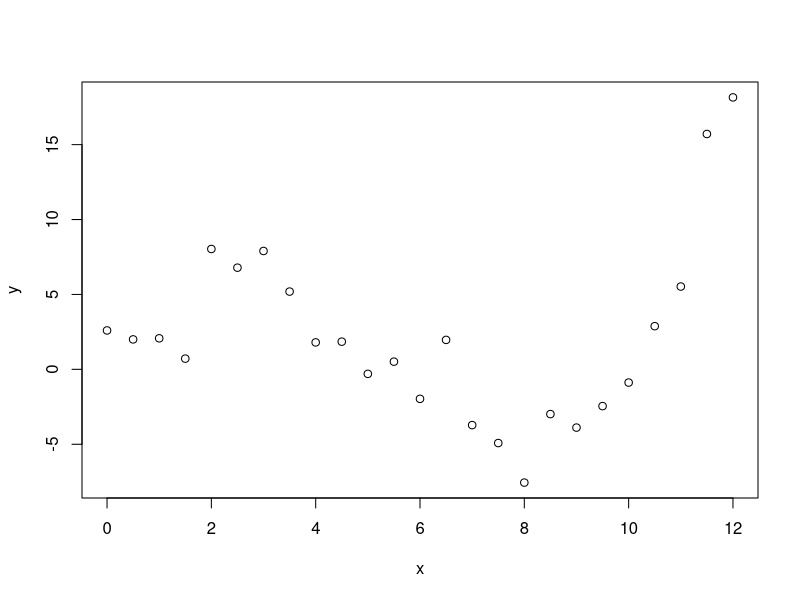

Source code (R): (Note: this script raises an error after producing the figure.)
library(dplyr)
library(tidyr)
set.seed(12604)

# This part of the lab will illustrate a problem with over-fitting
# models: over-fit models tend to perform worse on novel data.

# To illustrate, let's take a look at a simple statistical model.

# I'm going to start by defining a function that takes an
# observation, x, and generates data y.
# The data follow a cubic polynomial function (i.e., a curvy line.)

data.generating.process <- function(x) {
  b.0 <- 0
  b.1 <- 7
  b.2 <- -2
  b.3 <- 0.13
  y <- b.0 + b.1*x + b.2*x^2 + b.3*x^3
  return(y)
}

# Now I'll create a set of values, x, and use the
# data generating process with some random noise
# to create a simulated data set.

simulated.data <- data.frame(x = seq(0,12,0.5)) %>%
  mutate(y = data.generating.process(x) + rnorm(n(), 0, 3))

# Let's generate a plot of the data.

plot(y ~ x, data=simulated.data)

# We can add the true data generating process (minus noise)
# to this plot to visualize the how the noise affected
# the data

simulated.data <- simulated.data %>%
  mutate(y.true = data.generating.process(x))

points(y.true ~ x, data=data, col="red", type="l")

# This fit looks pretty good, but that's because we're generating
# the data from this exact model! 

## PREDICTION FUNCTIONS ########

# Let's start by generalizing what I've done above to a few different models.
# We want to be able to pass in a set of parameters and some data, and get
# the model's predictions back.

# Create prediction functions for the 1-degree model, 3-degree model, 
# and 7-degree model.

model.1.prediction <- function(params, x){
  
}

model.3.prediction <- function(params, x){
  
}

model.7.prediction <- function(params, x){

}


## LIKELIHOOD FUNCTIONS #######

# We need to define the likelihood for these models. We'll imagine that the
# data are generated by sampling from a normal distribution with the mean 
# centered at the line predicted by the polynomial function. 

model.1.discrepancy <- function(params, data){
  
  
}

model.3.discrepancy <- function(params, data){
  
  
}

model.7.discrepancy <- function(params, data){
  
  
}


## FITTING THE MODELS ######

# first, just plot the data

plot(y ~ x, data = simulated.data)

# fill in the code to run the MLE

model.1.result <- NA

simulated.data <- simulated.data %>%
  mutate(y.pred.1 = model.1.prediction(model.1.result$par, x))

points(y.pred.1 ~ x, data=simulated.data, type="l", col="purple")



model.3.result <- NA

simulated.data <- simulated.data %>%
  mutate(y.pred.3 = model.3.prediction(model.3.result$par, x))

points(y.pred.3 ~ x, data=simulated.data, type="l", col="blue")


model.7.result <- NA

simulated.data <- simulated.data %>%
  mutate(y.pred.7 = model.7.prediction(model.7.result$par, x))

points(y.pred.7 ~ x, data=simulated.data, type="l", col="green")


## LIKELIHOOD RATIO TEST ####

# What's the deviance (-2lnL) for model 1 and model 3?



# formula for LR test statistic is -2lnL(specific) - -2lnL(general)
# specific = fewer parameters
# general = more parameters

test.statistic <- NA

# then we estimate how unlikely it would be to observe a value equal
# to or greater than this test statistic in a chi-sq distribution with
# K degrees of freedom, where K = number of additional parameters
# in the general model.

K <- NA
1 - pchisq(test.statistic, K)

# What's the deviance (-2lnL) for model 3 and model 7?


# formula for LR test statistic is -2lnL(specific) - -2lnL(general)
# specific = fewer parameters
# general = more parameters

test.statistic <- NA

# then we estimate how unlikely it would be to observe a value equal
# to or greater than this test statistic in a chi-sq distribution with
# K degrees of freedom, where K = number of additional parameters
# in the general model.

K <- NA
1 - pchisq(test.statistic, K)

## AIC / BIC #######

# AIC and BIC are information criteria -- heuristics for comparing
# models based on weighting the fit vs. the complexity of the models

# AIC is derived from an information theoretic perspective
# BIC is derived from a Bayesian perspective. 

# They are both commonly used as metrics.

# AIC 

# To calculate the AIC of a model, we use
# AIC <- -2ln(L) + 2K
# where K is the number of parameters in the model

# Calculate the AIC for all three models here:


# For AIC, a smaller AIC is preferable to a large AIC. 
# Differences in AIC of >10 are thought to be relatively decisive.
# Which model is preferred here?


# BIC

# To calculate the BIC of a model, we use
# BIC <- k*ln(N) - 2ln(L)
# where K is number of parameters in the model
# and N is the number of samples being fit by the model

# For BIC we also prefer smaller values, and difference >10 are thought
# to be relatively decisive as well.
# Which model is preferred here?




